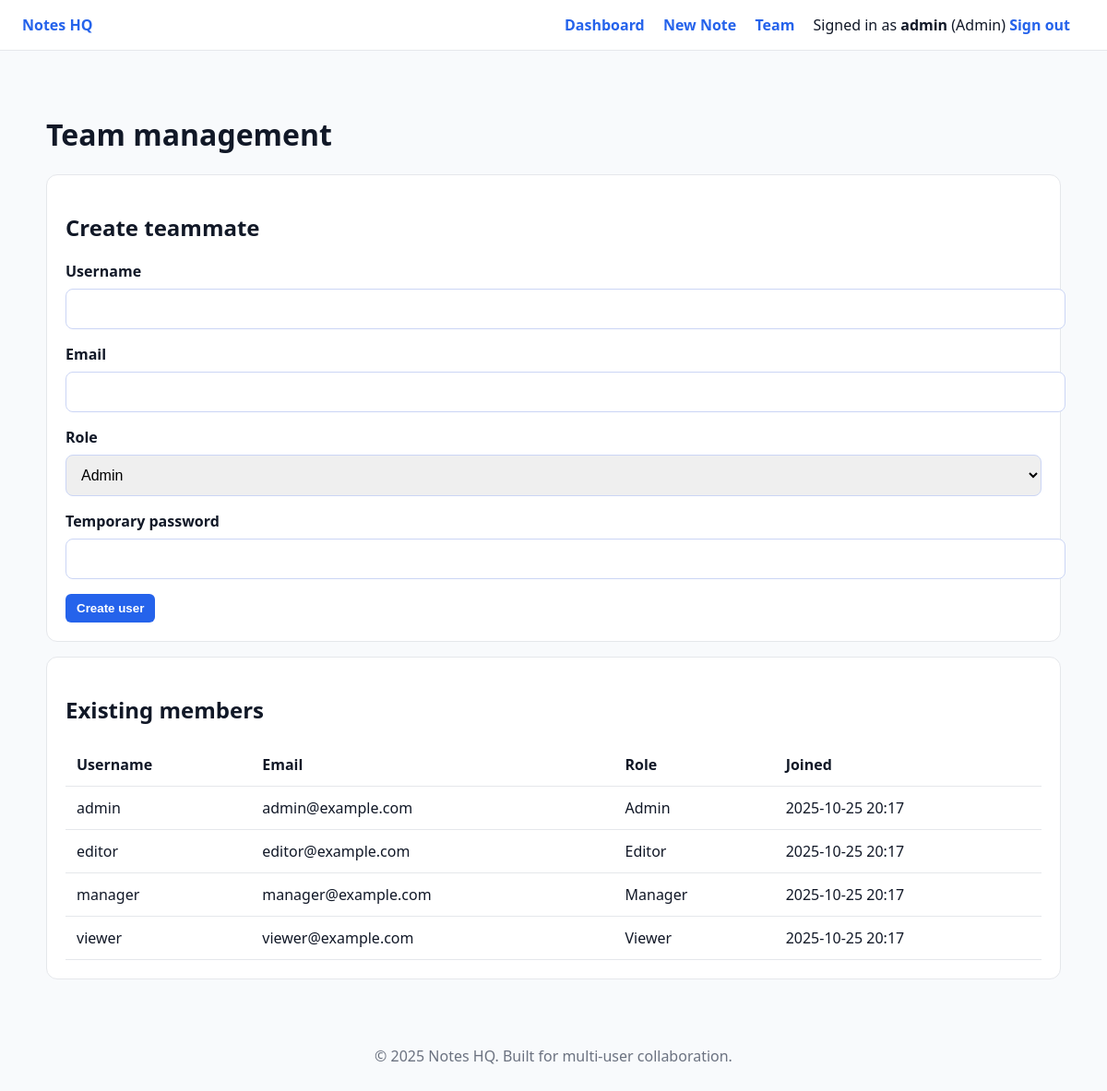
Page /user_admin.php (signed in) on the committed database.
### tables this page shows
CREATE TABLE IF NOT EXISTS users (
    id INT AUTO_INCREMENT PRIMARY KEY,
    username VARCHAR(50) NOT NULL UNIQUE,
    email VARCHAR(120) NOT NULL UNIQUE,
    password_hash VARCHAR(255) NOT NULL,
    role ENUM('admin', 'manager', 'editor', 'viewer') NOT NULL DEFAULT 'viewer',
    created_at TIMESTAMP DEFAULT CURRENT_TIMESTAMP
);

### includes/users.php (called while the page is built, shortened)
<?php
function find_user_by_id(PDO $pdo, int $id): ?array
{
    $stmt = $pdo->prepare('SELECT * FROM users WHERE id = :id LIMIT 1');
    $stmt->execute(['id' => $id]);
    $user = $stmt->fetch();
    return $user ?: null;
}
function all_users(PDO $pdo): array
{
    $stmt = $pdo->query('SELECT id, username, role, email, created_at FROM users ORDER BY username');
    return $stmt->fetchAll();
}
function user_has_role(array $user, $roles): bool
{
    $roles = is_array($roles) ? $roles : [$roles];
    return in_array($user['role'], $roles, true);
}

### includes/auth.php (called while the page is built, shortened)
<?php
require_once __DIR__ . '/users.php';
function require_login(PDO $pdo): array
{
    $user = find_user_by_id($pdo, (int) $_SESSION['user_id']);
    return $user;
}

### includes/helpers.php (called while the page is built, shortened)
<?php
function h(?string $value): string
{
    return htmlspecialchars((string) $value, ENT_QUOTES | ENT_SUBSTITUTE, 'UTF-8');
}
function format_datetime(string $datetime): string
{
    $dt = new DateTimeImmutable($datetime);
    return $dt->format('Y-m-d H:i');
}

### user_admin.php (the view, shortened to what this page needs)
<?php
require_once __DIR__ . '/bootstrap.php';
$currentUser = require_login($pdo);
$users = all_users($pdo);
include __DIR__ . '/partials/header.php';
?>
<h1>Team management</h1>
<div class="card">
    <h2>Create teammate</h2>
    <form method="post" action="user_admin.php">
        <div class="field">
            <label for="username">Username</label>
            <input type="text" name="username" id="username" required>
        </div>
        <div class="field">
            <label for="email">Email</label>
            <input type="email" name="email" id="email" required>
        </div>
        <div class="field">
            <label for="role">Role</label>
            <select name="role" id="role">
                <option value="admin">Admin</option>
            </select>
        </div>
        <div class="field">
            <label for="password">Temporary password</label>
            <input type="password" name="password" id="password" required>
        </div>
        <button type="submit">Create user</button>
    </form>
</div>
<div class="card">
    <h2>Existing members</h2>
    <table class="table">
        <thead>
        <tr>
            <th>Username</th>
            <th>Email</th>
            <th>Role</th>
            <th>Joined</th>
        </tr>
        </thead>
        <tbody>
        <?php foreach ($users as $user): ?>
            <tr>
                <td><?= h($user['username']) ?></td>
                <td><?= h($user['email']) ?></td>
                <td><?= h(ucfirst($user['role'])) ?></td>
                <td><?= h(format_datetime($user['created_at'])) ?></td>
            </tr>
        <?php endforeach; ?>
        </tbody>
    </table>
</div>
<?php include __DIR__ . '/partials/footer.php';

### partials/header.php (shortened to what this page needs)
<!DOCTYPE html>
<html lang="en">
<head>
    <link rel="stylesheet" href="assets/styles.css">
</head>
<body>
<header>
    <nav class="navbar">
        <div class="brand">
            <a href="index.php"><strong>Notes HQ</strong></a>
        </div>
        <div class="links">
            <a href="index.php">Dashboard</a>
            <a href="note_form.php">New Note</a>
            <?php if (user_has_role($currentUser, ['admin'])): ?>
                <a href="user_admin.php">Team</a>
            <?php endif; ?>
            <span>Signed in as <strong><?= h($currentUser['username']) ?></strong> (<?= h(ucfirst($currentUser['role'])) ?>)</span>
            <a href="logout.php">Sign out</a>
        </div>
    </nav>
</header>
<div class="container">

### assets/styles.css (style rules this page uses)
:root { --primary: #2563eb; --accent: #16a34a; --danger: #dc2626; --background: #f8fafc; --surface: #ffffff; --muted: #6b7280; }
body { margin: 0; font-family: 'Segoe UI', Tahoma, sans-serif; background: var(--background); color: #111827; }
a { color: var(--primary); text-decoration: none; }
.container { max-width: 1100px; margin: 0 auto; padding: 1.5rem; }
header { background: var(--surface); border-bottom: 1px solid #e5e7eb; margin-bottom: 1.5rem; }
.navbar { display: flex; justify-content: space-between; align-items: center; padding: 1rem 1.5rem; }
.navbar .links a { margin-right: 1rem; font-weight: 600; }
.card { background: var(--surface); border-radius: 0.75rem; border: 1px solid #e5e7eb; padding: 1.25rem; margin-bottom: 1rem; }
button, input[type="submit"] { background: var(--primary); color: #fff; border: none; border-radius: 6px; padding: 0.5rem 0.75rem; cursor: pointer; font-weight: 600; }
form .field { margin-bottom: 1rem; }
form label { display: block; font-weight: 600; margin-bottom: 0.5rem; }
form input[type="text"], form input[type="email"], form input[type="password"], form textarea, form select { width: 100%; border: 1px solid #cbd5f5; border-radius: 0.5rem; padding: 0.75rem; font-size: 1rem; }
.table { width: 100%; border-collapse: collapse; }
.table th, .table td { border-bottom: 1px solid #e5e7eb; padding: 0.75rem; text-align: left; }

### rows in the picture
users: username "admin", role "Admin", email "admin@example.com", created_at "2025-10-25 20:17"
users: username "editor", email "editor@example.com", role "Editor", created_at "2025-10-25 20:17"
users: username "manager", email "manager@example.com", role "Manager", created_at "2025-10-25 20:17"
users: username "viewer", email "viewer@example.com", role "Viewer", created_at "2025-10-25 20:17"
